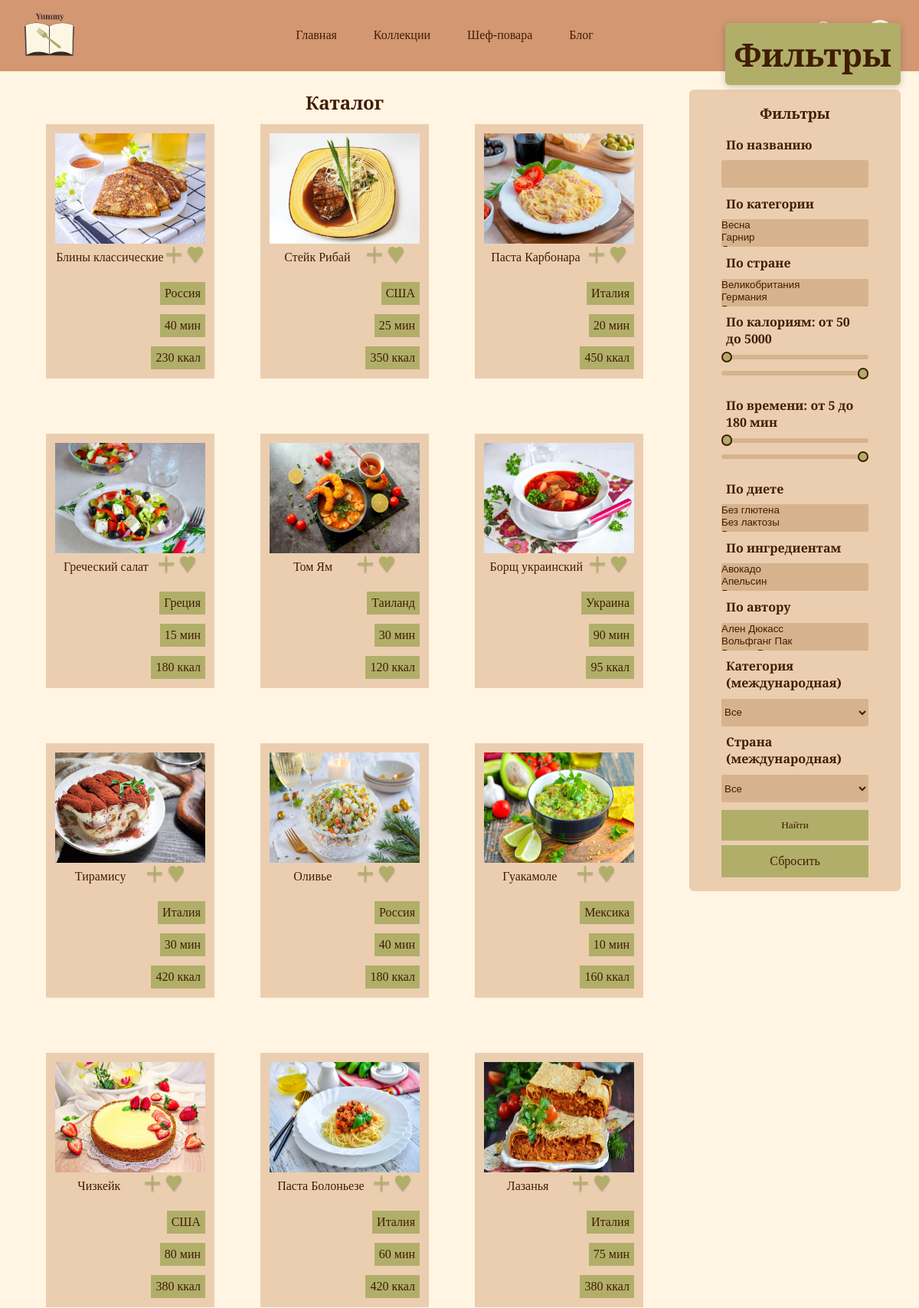
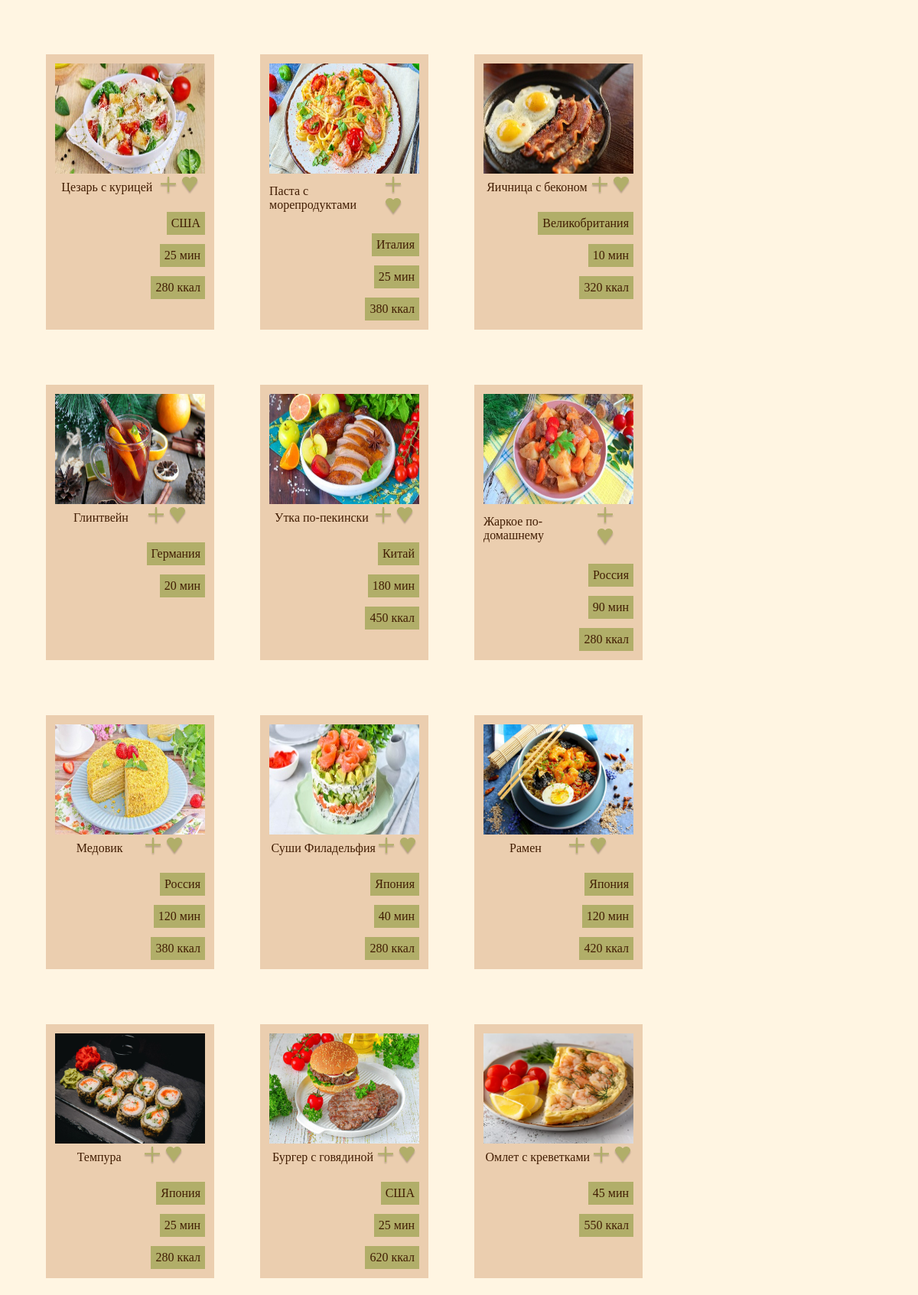
The app's page /find.php (upper part) with its own data (2 pictures, top to bottom).
### tables this page shows
CREATE TABLE `recipes` (
  `id_recipes` int(10) UNSIGNED NOT NULL,
  `title` varchar(255) NOT NULL,
  `country` varchar(100) DEFAULT NULL,
  `cooking_time_minutes` int(11) DEFAULT NULL,
  `calories` int(11) DEFAULT NULL,
  `instructions` text NOT NULL,
  `image_url` varchar(255) DEFAULT NULL,
  `chef_id` int(10) UNSIGNED DEFAULT NULL,
  `created_at` timestamp NOT NULL DEFAULT current_timestamp()
);

### find.php (the view, shortened to what this page needs)
<?php
require_once 'config.php';
$userId = $_SESSION['user_id'] ?? 0;
$collections = $userId > 0 ? getUserCollections($pdo, $userId) : [];
$categories = $pdo->query("SELECT id_categories AS id, name FROM categories ORDER BY name")->fetchAll();
$diets = $pdo->query("SELECT id_diets AS id, name FROM diets ORDER BY name")->fetchAll();
$ingredients = $pdo->query("SELECT id_ingredients AS id, name, unit FROM ingredients ORDER BY name")->fetchAll();
$chefs = $pdo->query("SELECT id_chefs AS id, name FROM chefs ORDER BY name")->fetchAll();
$countries = $pdo->query("SELECT DISTINCT country FROM recipes WHERE country IS NOT NULL AND country != '' ORDER BY country")->fetchAll(PDO::FETCH_COLUMN);
$isApiSearch = !empty($_GET['api_category']) || !empty($_GET['api_country']);
$searchQuery = $_GET['search_text'] ?? '';
$recipes = [];
if (!$isApiSearch) {
    $sql = "SELECT r.id_recipes AS id, r.title, r.image_url, r.country, r.cooking_time_minutes, r.calories FROM recipes r";
    $params = [];
    $stmt = $pdo->prepare($sql);
    $stmt->execute($params);
    $recipes = $stmt->fetchAll();
}
?>
<!DOCTYPE html>
<html>
<head>
    <link rel="stylesheet" type="text/css" href="style.css">
</head>
<body>
<header>
    <a href="index.php"><img src="img/logo.png" width="65vw"></a>
    <div class="header_center">
        <ul class="header_ul">
            <li class="header_ul_li"><a href="index.php">Главная</a></li>
            <li class="header_ul_li"><a href="list_collection.php">Коллекции</a></li>
            <li class="header_ul_li"><a href="chefs.php">Шеф-повара</a></li>
            <li class="header_ul_li"><a href="blog.php">Блог</a></li>
        </ul>
    </div>
    <div class="header_right">
        <a href="find.php"><img src="img/find.png" width="30vw"></a>
        <a href="account.php"><img src="img/account.png" width="38vw"></a>
    </div>
</header>
<main>
    <div class="find_layout">
        <div class="find_main">
            <?php if (!$isApiSearch): ?>
                <div class="find_title_row">
                    <h2>Каталог</h2>
                    <button class="filter-toggle-btn" onclick="toggleFilter()">Фильтры</button>
                </div>
                <div class="catalog">
                    <?php foreach ($recipes as $recipe): ?>
                        <div class="card">
                            <div class="card_img">
                                <a href="recipe.php?id=<?= $recipe['id'] ?>">
                                    <img src="img/<?= htmlspecialchars($recipe['image_url'] ?: 'default_recipe.jpg') ?>" style="max-width: 100%;">
                                </a>
                            </div>
                            <div class="card_center">
                                <p><a href="recipe.php?id=<?= $recipe['id'] ?>" style="color: #411D03; text-decoration: none;"><?= htmlspecialchars($recipe['title']) ?></a></p>
                                <div class="card_btn">
                                    <?php if ($userId > 0): ?>
                                        <div style="position: relative; display: inline-block;">
                                            <button class="btn_card" onclick="toggleCollMenu(<?= $recipe['id'] ?>)">
                                                <img src="img/<?= getCollIcon($pdo, $userId, $recipe['id']) ?>" width="24" alt="Коллекция">
                                            </button>
                                            <div class="coll-dropdown" id="coll-menu-<?= $recipe['id'] ?>">
                                                <p>Выберите коллекцию:</p>
                                                <?php if (empty($collections)): ?>
                                                    <p style="font-weight: normal; font-size: 0.8vw;">У вас нет коллекций</p>
                                                <?php else: ?>
                                                    <?php foreach ($collections as $coll): ?>
                                                        <button onclick="addToCollectionAjax(<?= $coll['id'] ?>, <?= $recipe['id'] ?>, this)">
                                                            <?= htmlspecialchars($coll['name']) ?>
                                                        </button>
                                                    <?php endforeach; ?>
                                                <?php endif; ?>
                                                <button onclick="toggleCreateForm(<?= $recipe['id'] ?>)" style="color: #B1AE69; font-weight: bold; border-top: 1px solid #D39772; margin-top: 0.3vw; padding-top: 0.3vw;">
                                                    + Создать коллекцию
                                                </button>
                                                <form class="form_all" method="POST" action="actions.php" class="coll-create-form" id="coll-create-<?= $recipe['id'] ?>">
                                                    <input type="hidden" name="action" value="create_collection">
                                                    <input type="hidden" name="recipe_id" value="<?= $recipe['id'] ?>">
                                                    <input type="text" name="collection_name" placeholder="Название" required>
                                                    <button type="submit">Создать и добавить</button>
                                                </form>
                                            </div>
                                        </div>
                                        <button class="btn_card" onclick="toggleFavorite('recipe', <?= $recipe['id'] ?>, this)" style="border:none; background:none; cursor:pointer;">
                                            <img src="img/<?= getFavIcon($pdo, $userId, 'recipe', $recipe['id']) ?>" width="24" alt="Избранное">
                                        </button>
                                    <?php else: ?>
                                        <button class="btn_card" onclick="alert('Войдите в аккаунт')"><img src="img/collection.png" width="24" alt="Коллекция"></button>
                                        <button class="btn_card" onclick="alert('Войдите в аккаунт')"><img src="img/favorite.png" width="24" alt="Избранное"></button>
                                    <?php endif; ?>
                                </div>
                            </div>
                            <div class="card_tags">
                                <?php if (!empty($recipe['country'])): ?><div class="card_tag"><p><?= htmlspecialchars($recipe['country']) ?></p></div><?php endif; ?>
                                <?php if (!empty($recipe['cooking_time_minutes'])): ?><div class="card_tag"><p><?= $recipe['cooking_time_minutes'] ?> мин</p></div><?php endif; ?>
                                <?php if (!empty($recipe['calories'])): ?><div class="card_tag"><p><?= $recipe['calories'] ?> ккал</p></div><?php endif; ?>
                            </div>
                        </div>
                    <?php endforeach; ?>
                </div>
            <?php endif; ?>
        </div>
        <aside class="find_aside" id="filterSidebar">
            <div class="find_filters">
                <h3>Фильтры</h3>
                <form class="form_all" method="GET" action="find.php">
                    <label for="search_text"><h4>По названию</h4></label>
                    <input type="text" name="search_text" maxlength="50" value="<?= htmlspecialchars($searchQuery) ?>">
                    <h4>По категории</h4>
                    <select name="categories[]" size="1" multiple>
                        <?php foreach ($categories as $cat): ?>
                            <option value="<?= $cat['id'] ?>" <?= in_array($cat['id'], $_GET['categories'] ?? []) ? 'selected' : '' ?>>
                            </option>
                        <?php endforeach; ?>
                    </select>
                    <h4>По стране</h4>
                    <select name="countries[]" size="1" multiple>
                        <?php foreach ($countries as $country): ?>
                            <option value="<?= htmlspecialchars($country) ?>" <?= in_array($country, $_GET['countries'] ?? []) ? 'selected' : '' ?>>
                            </option>
                        <?php endforeach; ?>
                    </select>
                    <div class="range-filter">
                        <h4>По калориям: от <span id="cal_min_val"><?= htmlspecialchars($_GET['calories_min'] ?? 50) ?></span> до <span id="cal_max_val"><?= htmlspecialchars($_GET['calories_max'] ?? 5000) ?></span></h4>
                        <div class="range-inputs">
                            <input type="range" name="calories_min" min="50" max="5000" step="10"
                                   value="<?= htmlspecialchars($_GET['calories_min'] ?? 50) ?>"
                                   oninput="updateRange('cal', 'min', this.value, 5000)">
                            <input type="range" name="calories_max" min="50" max="5000" step="10"
                                   value="<?= htmlspecialchars($_GET['calories_max'] ?? 5000) ?>"
                                   oninput="updateRange('cal', 'max', this.value, 5000)">
                        </div>
                    </div>
                    <div class="range-filter">
                        <h4>По времени: от <span id="time_min_val"><?= htmlspecialchars($_GET['time_min'] ?? 5) ?></span> до <span id="time_max_val"><?= htmlspecialchars($_GET['time_max'] ?? 180) ?></span> мин</h4>
                        <div class="range-inputs">
                            <input type="range" name="time_min" min="5" max="180" step="5"
                                   value="<?= htmlspecialchars($_GET['time_min'] ?? 5) ?>"
                                   oninput="updateRange('time', 'min', this.value, 180)">
                            <input type="range" name="time_max" min="5" max="180" step="5"
                                   value="<?= htmlspecialchars($_GET['time_max'] ?? 180) ?>"
                                   oninput="updateRange('time', 'max', this.value, 180)">
                        </div>
                    </div>
                    <h4>По диете</h4>
                    <select name="diets[]" size="1" multiple>
                        <?php foreach ($diets as $diet): ?>
                            <option value="<?= $diet['id'] ?>" <?= in_array($diet['id'], $_GET['diets'] ?? []) ? 'selected' : '' ?>>
                            </option>
                        <?php endforeach; ?>
                    </select>
                    <h4>По ингредиентам</h4>
                    <select name="ingredients[]" size="1" multiple>
                        <?php foreach ($ingredients as $ing): ?>
                            <option value="<?= $ing['id'] ?>" <?= in_array($ing['id'], $_GET['ingredients'] ?? []) ? 'selected' : '' ?>>
                            </option>
                        <?php endforeach; ?>
                    </select>
                    <h4>По автору</h4>
                    <select name="chefs[]" size="1" multiple>
                        <?php foreach ($chefs as $chef): ?>
                            <option value="<?= $chef['id'] ?>" <?= in_array($chef['id'], $_GET['chefs'] ?? []) ? 'selected' : '' ?>>
                            </option>
                        <?php endforeach; ?>
                    </select>
                    <h4>Категория (международная)</h4>
                    <select name="api_category" size="1">
                        <option value="">Все</option>
                    </select>
                    <h4>Страна (международная)</h4>
                    <select name="api_country" size="1">
                        <option value="">Все</option>
                    </select>
                    <button class="btn_create_collection" type="submit">Найти</button>
                    <a href="find.php" class="btn_create_collection">Сбросить</a>
                </form>
            </div>
        </aside>
    </div>
</main>
</body>
</html>

### style.css (style rules this page uses)
html, body { height: 100%; }
body { background-color: #FFF5E2; display: flex; flex-direction: column; min-height: 100vh; }
main { background-color: #FFF5E2; flex: 1; }
* { margin: 0; padding: 0; }
a { text-decoration: none; color: #411D03; font-family: "Playfair Display"; }
p { color: #411D03; font-family: "Cormorant Garamond"; }
h2 { color: #411D03; text-align: center; padding: 2vw 0; font-family: "Playfair Display"; }
h3 { color: #411D03; text-align: center; padding-bottom: 1vw; font-family: "Playfair Display"; }
h4 { text-align: left; margin: 0.5vw; font-family: "Playfair Display"; }
:root { --bg_page: #FFF5E2; --text: #411D03; --bg_input: #D6B38D; --bg_card: #EBCEAF; --bg_header_footer: #D39772; --accent: #B1AE69; }
header { background-color: #D39772; padding: 1.336vw 2.671vw; display: flex; justify-content: space-between; align-items: center; }
header ul { list-style: none; }
header a { text-decoration: none; color: #411D03; }
.header_ul { display: flex; flex-direction: row; gap: 4vw; }
.header_right { display: flex; align-items: center; gap: 3vw; }
main { background-color: #FFF5E2; }
body { background-color: #FFF5E2; }
aside { background-color: #EBCEAF; text-align: center; }
aside a { text-decoration: none; color: #411D03; }
.card_img img { width: 17vw; height: 12vw; }
.catalog { display: grid; grid-template-columns: repeat(3, 1fr); margin: 0 3vw; gap: 5vw; }
.card { background-color: #EBCEAF; padding: 1vw; margin-bottom: 1vw; }
.card_img { text-align: center; }
.card_center { display: flex; align-items: center; justify-content: space-evenly; flex-direction: row; }
.card_tags { display: flex; gap: 1vw; flex-direction: column; align-items: end; margin-top: 1.5vw; }
.btn_card { border: none; background-color: #EBCEAF; }
.card_tag { background-color: #B1AE69; width: max-content; padding: 0.5vw; text-align: center; }
label { text-align: left; }
select { height: 3vw; color: #411D03; background-color: #D6B38D; border: none; border-radius: 0.2vw; margin: 0.3vw 0; width: 100%; }
option { color: #411D03; background-color: #D6B38D; border: none; }
.find_filters { color: #411D03; }
.form_all { display: flex; flex-direction: column; margin: 0 2vw; }
input { height: 3vw; color: #411D03; background-color: #D6B38D; border: none; border-radius: 0.2vw; margin: 0.3vw 0; }
.btn_create_collection { color: #411D03; background-color: #B1AE69; border: none; padding: 1vw; font-family: "Cormorant Garamond"; width: auto; display: block; text-align: center; text-decoration: none; margin-top: 0.5vw; }
.find_layout { display: flex; gap: 2vw; padding: 2vw; }
.find_main { flex: 1; }
.find_aside { flex: 0 0 20vw; background-color: #EBCEAF; padding: 1.5vw; border-radius: 0.5vw; height: fit-content; }
.filter-toggle-btn { display: none; position: fixed; top: 2vw; right: 2vw; z-index: 999; background-color: #B1AE69; color: #411D03; border: none; padding: 0.8vw 1.5vw; border-radius: 0.5vw; cursor: pointer; font-family: "Playfair Display"; font-weight: bold; font-size: 3.5vw; box-shadow: 0 2px 10px rgba(0,0,0,0.2); align-items: center; gap: 0.5vw; }
.range-filter { margin-bottom: 1.5vw; }
.range-inputs { display: flex; flex-direction: column; gap: 0.7vw; }
.range-inputs input[type="range"] { width: 100%; height: 0.5vw; background: #D6B38D; border-radius: 0.3vw; outline: none; -webkit-appearance: none; appearance: none; cursor: pointer; }
.find_title_row { display: flex; justify-content: space-around; align-items: center; flex-direction: row; padding: 0 3vw; margin-bottom: 1vw; }
.find_title_row h2 { margin: 0; padding: 0; text-align: left; }
.filter-toggle-btn { color: #411D03; background-color: #B1AE69; border: none; padding: 1vw; font-family: "Cormorant Garamond"; width: auto; display: block; text-align: center; text-decoration: none; margin-top: 0.5vw; }

### records on screen
recipes: image_url (picture), title "Блины классические", country "Россия", cooking_time_minutes "40", calories "230"
recipes: image_url (picture), title "Стейк Рибай", country "США", cooking_time_minutes "25", calories "350"
recipes: image_url (picture), title "Паста Карбонара", country "Италия", cooking_time_minutes "20", calories "450"
recipes: image_url (picture), title "Греческий салат", country "Греция", cooking_time_minutes "15", calories "180"
recipes: image_url (picture), title "Том Ям", country "Таиланд", cooking_time_minutes "30", calories "120"
recipes: image_url (picture), title "Борщ украинский", country "Украина", cooking_time_minutes "90", calories "95"
recipes: image_url (picture), title "Тирамису", country "Италия", cooking_time_minutes "30", calories "420"
recipes: image_url (picture), title "Оливье", country "Россия", cooking_time_minutes "40", calories "180"
recipes: image_url (picture), title "Гуакамоле", country "Мексика", cooking_time_minutes "10", calories "160"
recipes: image_url (picture), title "Чизкейк", country "США", cooking_time_minutes "80", calories "380"
recipes: image_url (picture), title "Паста Болоньезе", country "Италия", cooking_time_minutes "60", calories "420"
recipes: image_url (picture), title "Лазанья", country "Италия", cooking_time_minutes "75", calories "380"
recipes: image_url (picture), title "Цезарь с курицей", country "США", cooking_time_minutes "25", calories "280"
recipes: image_url (picture), title "Паста с морепродуктами", country "Италия", cooking_time_minutes "25", calories "380"
recipes: image_url (picture), title "Яичница с беконом", country "Великобритания", cooking_time_minutes "10", calories "320"
recipes: image_url (picture), title "Глинтвейн", country "Германия", cooking_time_minutes "20"
recipes: image_url (picture), title "Утка по-пекински", country "Китай", cooking_time_minutes "180", calories "450"
recipes: image_url (picture), title "Жаркое по-домашнему", country "Россия", cooking_time_minutes "90", calories "280"
recipes: image_url (picture), title "Медовик", country "Россия", cooking_time_minutes "120", calories "380"
recipes: image_url (picture), title "Суши Филадельфия", country "Япония", cooking_time_minutes "40", calories "280"
recipes: image_url (picture), title "Рамен", country "Япония", cooking_time_minutes "120", calories "420"
recipes: image_url (picture), title "Темпура", country "Япония", cooking_time_minutes "25", calories "280"
recipes: image_url (picture), title "Бургер с говядиной", country "США", cooking_time_minutes "25", calories "620"
recipes: image_url (picture), title "Омлет с креветками", cooking_time_minutes "45", calories "550"

### other values on screen
$_GET['calories_min'] "50"
$_GET['calories_max'] "5000"
$_GET['time_min'] "5"
$_GET['time_max'] "180"
